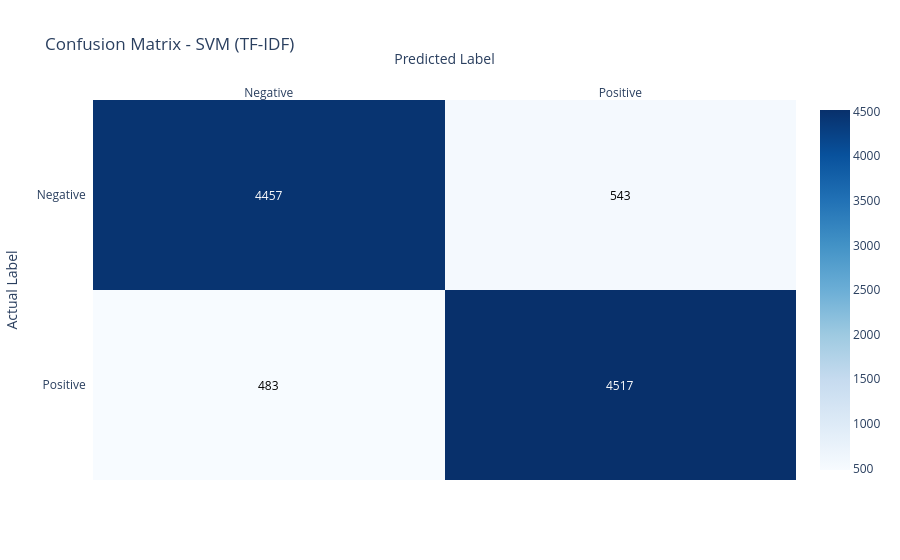

This figure's notebook cell:
### Code cell
best_predictions = best_result["_y_pred"]

cm = confusion_matrix(y_test, best_predictions)
labels = ["Negative", "Positive"]

fig = ff.create_annotated_heatmap(
    z=cm,
    x=labels,
    y=labels,
    colorscale="Blues",
    showscale=True
)

fig.update_layout(
    title=f"Confusion Matrix - {best_result['Model']}",
    xaxis_title="Predicted Label",
    yaxis_title="Actual Label",
    yaxis_autorange="reversed"
)

fig.show()

### Figure 1 — Plotly figure (JSON) as saved in the notebook; plotly's stock layout.template omitted (floating-point values rounded to 4 significant figures)
{"data": [{"colorscale": [[0, "rgb(247,251,255)"], [0.125, "rgb(222,235,247)"], [0.25, "rgb(198,219,239)"], [0.375, "rgb(158,202,225)"], [0.5, "rgb(107,174,214)"], [0.625, "rgb(66,146,198)"], [0.75, "rgb(33,113,181)"], [0.875, "rgb(8,81,156)"], [1, "rgb(8,48,107)"]], "reversescale": false, "showscale": true, "type": "heatmap", "x": ["Negative", "Positive"], "y": ["Negative", "Positive"], "z": [[4457, 543], [483, 4517]]}], "layout": {"annotations": [{"font": {"color": "#FFFFFF"}, "showarrow": false, "text": "4457", "x": "Negative", "xref": "x", "y": "Negative", "yref": "y"}, {"font": {"color": "#000000"}, "showarrow": false, "text": "543", "x": "Positive", "xref": "x", "y": "Negative", "yref": "y"}, {"font": {"color": "#000000"}, "showarrow": false, "text": "483", "x": "Negative", "xref": "x", "y": "Positive", "yref": "y"}, {"font": {"color": "#FFFFFF"}, "showarrow": false, "text": "4517", "x": "Positive", "xref": "x", "y": "Positive", "yref": "y"}], "title": {"text": "Confusion Matrix - SVM (TF-IDF)"}, "xaxis": {"dtick": 1, "gridcolor": "rgb(0, 0, 0)", "side": "top", "ticks": "", "title": {"text": "Predicted Label"}}, "yaxis": {"autorange": "reversed", "dtick": 1, "ticks": "", "ticksuffix": "  ", "title": {"text": "Actual Label"}}}}
